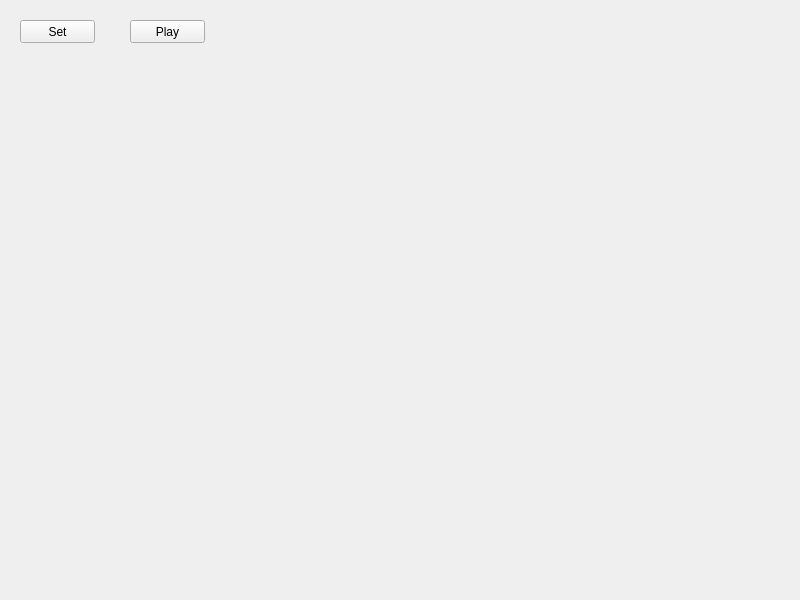
<?xml version="1.0" encoding="UTF-8"?>
<ui version="4.0">
 <class>CalibWindow</class>
 <widget class="QWidget" name="CalibWindow">
  <property name="geometry">
   <rect>
    <x>0</x>
    <y>0</y>
    <width>800</width>
    <height>600</height>
   </rect>
  </property>
  <property name="windowTitle">
   <string>Python标定程序</string>
  </property>
  <widget class="QPushButton" name="setButton">
   <property name="geometry">
    <rect>
     <x>20</x>
     <y>20</y>
     <width>75</width>
     <height>23</height>
    </rect>
   </property>
   <property name="text">
    <string>Set</string>
   </property>
  </widget>
  <widget class="QPushButton" name="playButton">
   <property name="geometry">
    <rect>
     <x>130</x>
     <y>20</y>
     <width>75</width>
     <height>23</height>
    </rect>
   </property>
   <property name="text">
    <string>Play</string>
   </property>
  </widget>
  <widget class="MplCanvas" name="mplCanvas" native="true">
   <property name="geometry">
    <rect>
     <x>20</x>
     <y>60</y>
     <width>800</width>
     <height>600</height>
    </rect>
   </property>
   <property name="sizePolicy">
    <sizepolicy hsizetype="Expanding" vsizetype="Expanding">
     <horstretch>0</horstretch>
     <verstretch>0</verstretch>
    </sizepolicy>
   </property>
   <property name="minimumSize">
    <size>
     <width>800</width>
     <height>600</height>
    </size>
   </property>
   <property name="maximumSize">
    <size>
     <width>4000</width>
     <height>3000</height>
    </size>
   </property>
  </widget>
 </widget>
 <customwidgets>
  <customwidget>
   <class>MplCanvas</class>
   <extends>QWidget</extends>
   <header>mplcanvas.h</header>
   <container>1</container>
  </customwidget>
 </customwidgets>
 <resources/>
 <connections/>
</ui>
